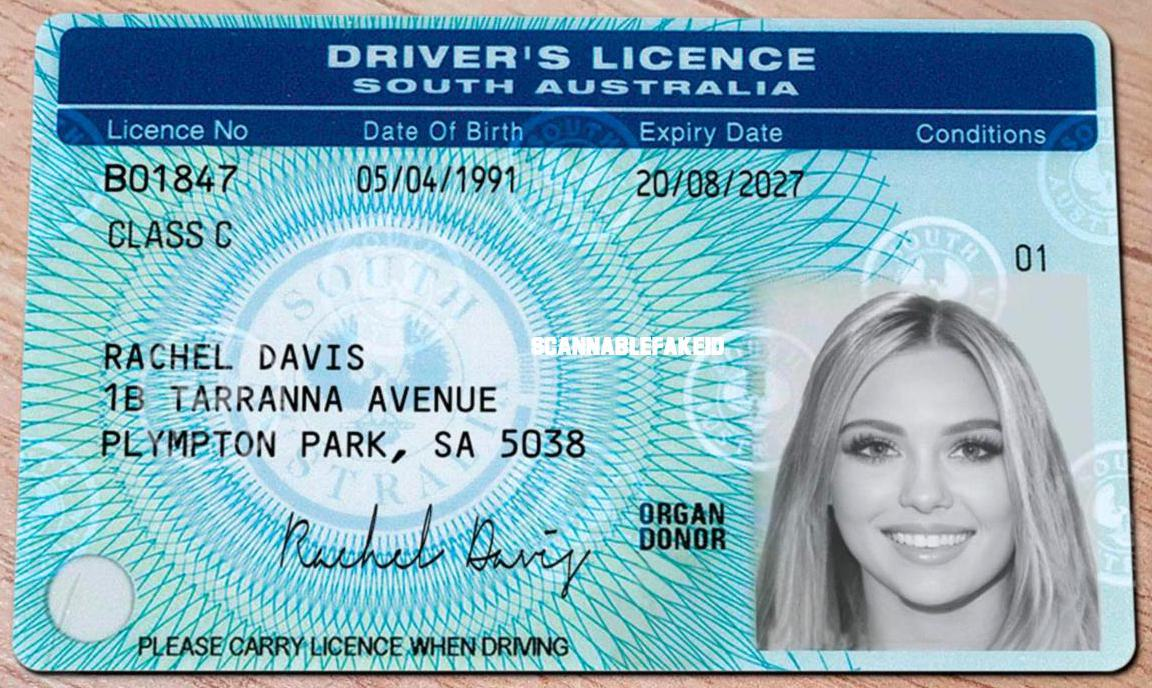
#> input picture cleaned/cleaned.jpg, 1152 x 688 px, found by its file name
$ jupyter execute ocr_model_1.ipynb
#> lines starting #> are read from the running program, lines starting #| are printed output that depends on the picture; after the words box and inside, x2 and y2 are one past the last pixel; in counts of white or black regions, pixels touching at a corner belong together
[cell 1]
import pytesseract
import cv2

[cell 2]
image = cv2.imread("/Users/quangdaongo/Desktop/Year3Sem1/CSIT321/model2/cleaned/cleaned.jpg")
#> image is the input picture: shape (688, 1152, 3); mean B, G, R 186, 172.9, 134
base_image = image.copy()

[cell 3]
gray = cv2.cvtColor(image, cv2.COLOR_BGR2GRAY)
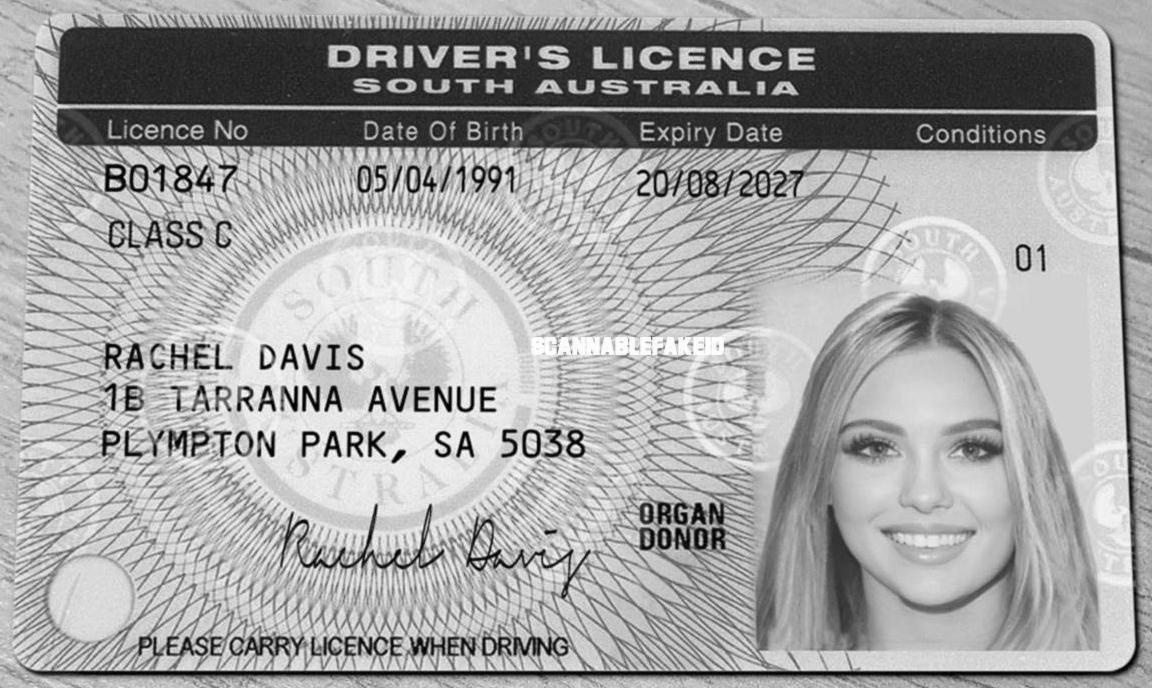
#> gray: shape (688, 1152); min 0, max 255, mean 162.7

[cell 4]
cv2.imwrite("temp/index_gray.png", gray)
#> Out = True

[cell 5]
blur = cv2.GaussianBlur(gray, (7,7), 0)

[cell 6]
cv2.imwrite("temp/index_blur.png", blur)
#> Out = True

[cell 7]
thresh = cv2.threshold(blur, 0, 255, cv2.THRESH_BINARY_INV + cv2.THRESH_OTSU)[1]
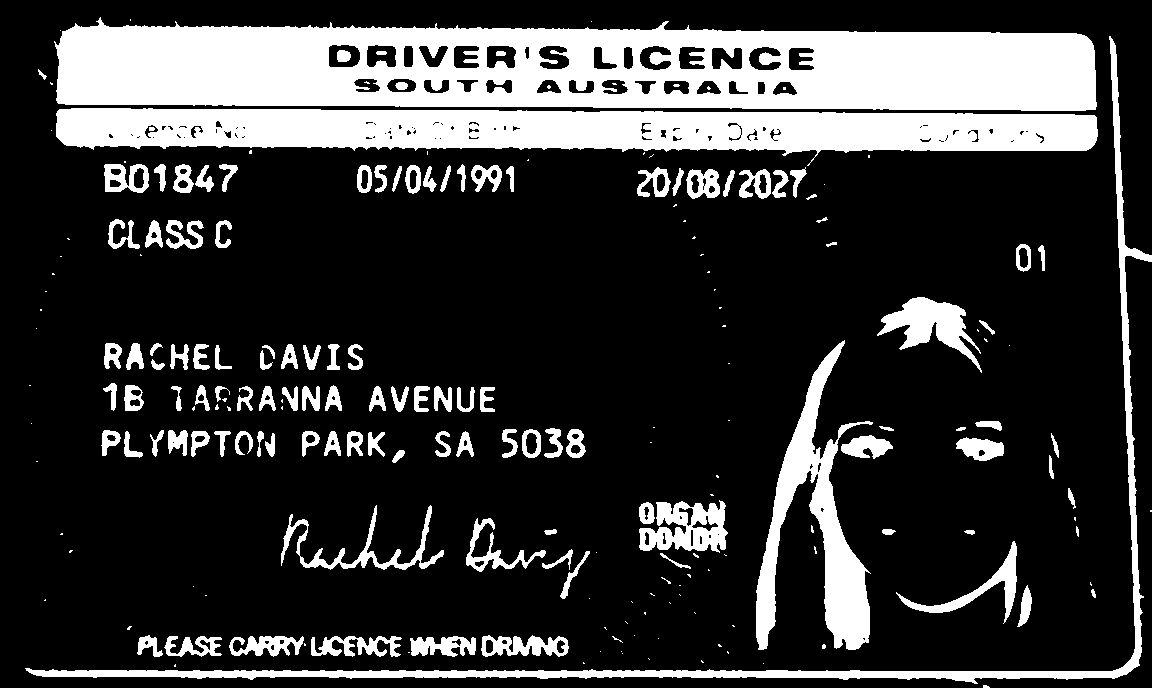
#> thresh: shape (688, 1152); 21.8% white; 216 white regions (97 under 20 px), largest, box (x1, y1, x2, y2) and area: (54, 17, 1097, 111) 72812, (56, 108, 1098, 166) 38418, (25, 36, 1152, 684) 12188

[cell 8]
cv2.imwrite("temp/index_thresh.png", thresh)
#> Out = True

[cell 9]
kernal = cv2.getStructuringElement(cv2.MORPH_RECT, (3, 13))

[cell 10]
cv2.imwrite("temp/index_kernal.png", kernal)

[cell 11]
dilate = cv2.dilate(thresh, kernal, iterations=1)
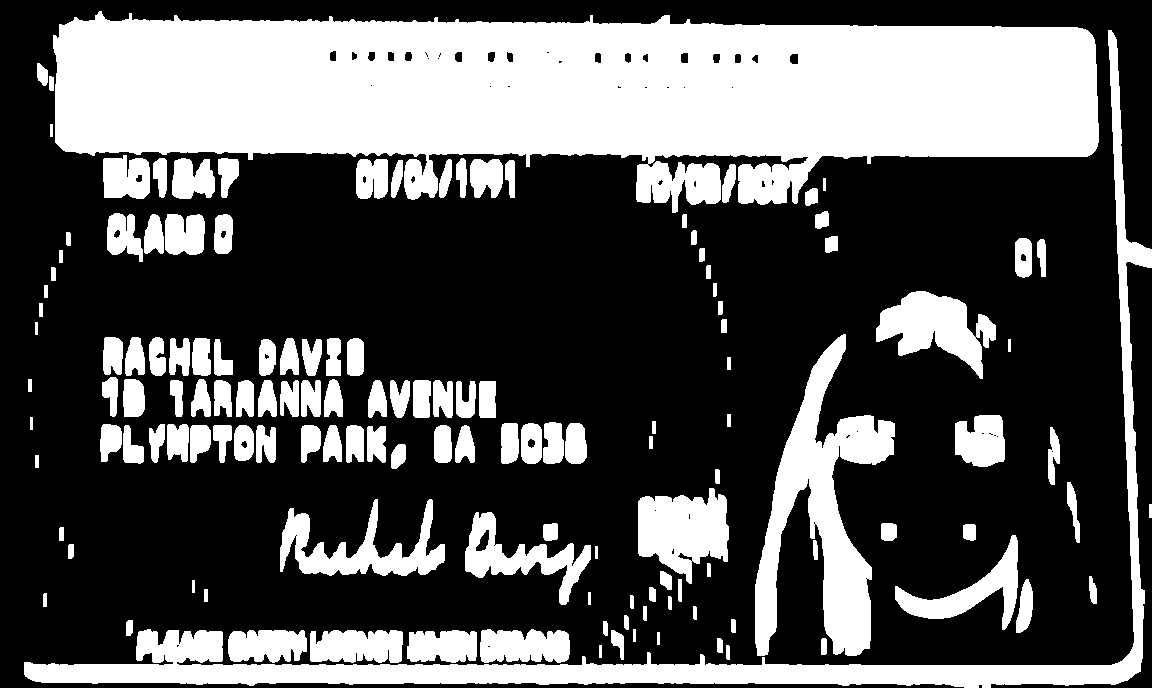
#> dilate: shape (688, 1152); 34.3% white; 140 white regions

[cell 12]
cv2.imwrite("temp/index_dilate.png", dilate)
#> Out = True

[cell 13]
cnts = cv2.findContours(dilate, cv2.RETR_EXTERNAL, cv2.CHAIN_APPROX_SIMPLE)
#> cnts = 140 contours; largest, box (x1, y1, x2, y2) and area: (53, 11, 1099, 213) 142849, (24, 30, 1152, 688) 28669, (755, 334, 895, 656) 16247, (638, 488, 729, 584) 5715, (876, 291, 996, 379) 5138

[cell 14]
cnts = cnts[0] if len(cnts) == 2 else cents[1]

[cell 15]
cnts = sorted(cnts, key=lambda x: cv2.boundingRect(x)[0])

[cell 16]
results  = []
for c in cnts:
    x, y, w, h = cv2.boundingRect(c)
    cv2.rectangle(image, (x, y), (x+w, y+h), (36, 255, 12), 2)
#> this loop made 140 passes
#> (x, y, w, h) on passes 1, 6, 8, 10, 12, 13, 14, 16, 17, 18, 19, 20: (24, 30, 1128, 658), (37, 63, 11, 23), (43, 593, 4, 14), (49, 76, 5, 15), (51, 267, 5, 14), (53, 11, 1046, 202), (59, 527, 5, 14), (66, 232, 5, 14), (68, 544, 6, 15), (100, 424, 22, 38), (102, 377, 16, 40), (103, 337, 20, 38)
#> (c, x, y, w, h) on passes 2, 3, 4, 5, 7, 9: ([[28, 379], [28, 391], [31, 391], [31, 379]], 28, 379, 4, 13), ([[30, 417], [30, 429], [32, 429], [32, 417]], 30, 417, 3, 13), ([[35, 455], [35, 467], [38, 467], [38, 455]], 35, 455, 4, 13), ([[35, 322], [35, 334], [37, 334], [37, 322]], 35, 322, 3, 13), ([[39, 303], [39, 316], [42, 316], [42, 303]], 39, 303, 4, 14), ([[44, 285], [44, 297], [47, 297], [47, 285]], 44, 285, 4, 13)
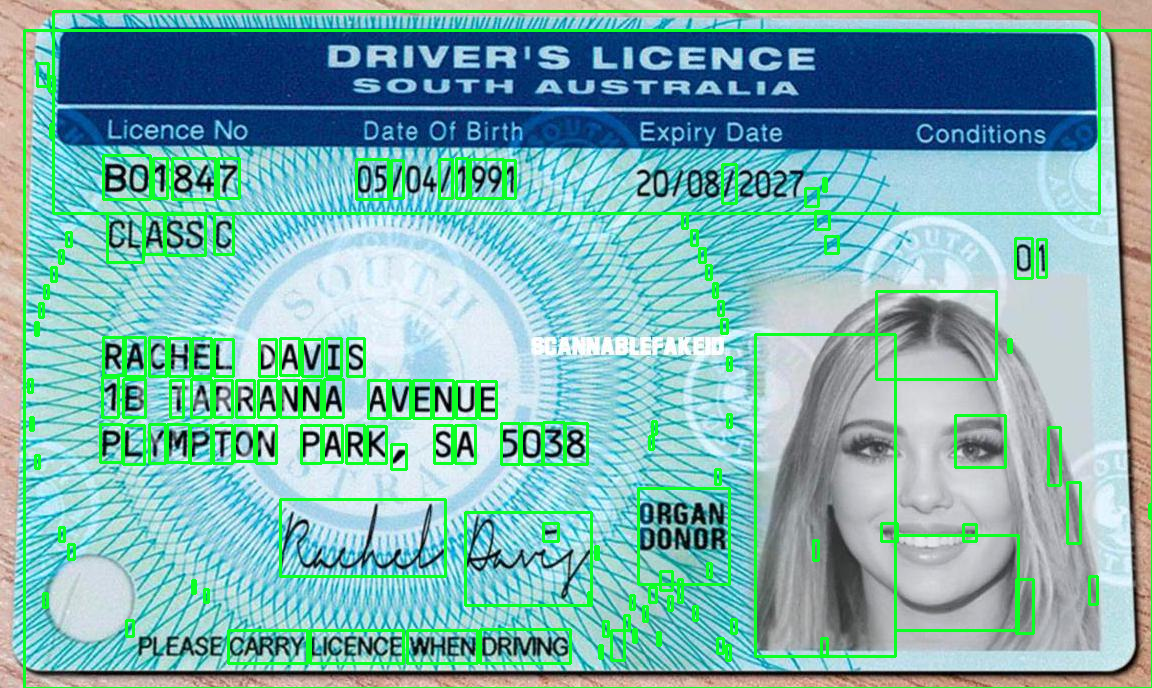
#> image: shape (688, 1152, 3); 7.04% of pixels changed, all inside (x1, y1, x2, y2) = (23, 10, 1152, 688)
cv2.imwrite("temp/index_bbox_new.png", image)
#> Out = True

[cell 17]
print (results)

[cell 18]
entities = []
for item in results:
    item = item.strip().replace("\n", "")
    item = item.split(" ")[0]
    if len(item) > 2:
        if item[0] == "A" and "-" not in item:
            item = item.split(".")[0].replace(",", "").replace(";", "")
            entities.append(item)
